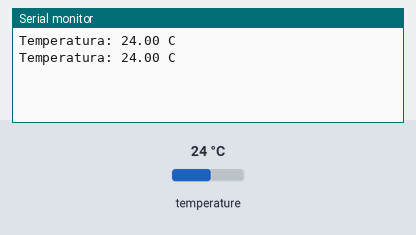
Bench run of a sketch on a simulated ESP32. On the bench: the last lines printed to the serial monitor. Inputs (shaded band) come from the test bench; at power-on: temperature 24 °C.

Above: at 3.3 s.
3.4 s: temperature set to 12 °C
At 5.1 s:
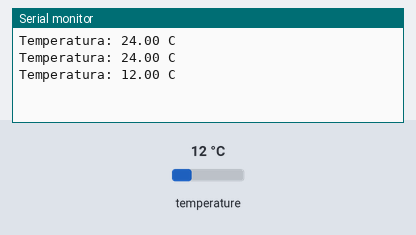
5.9 s: temperature set to 19 °C
At 7.5 s:
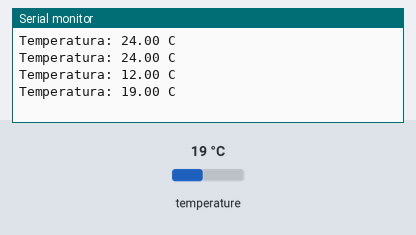
Timing chart, 0 to 9.0 s (numbered marks = the images above; inputs shaded):
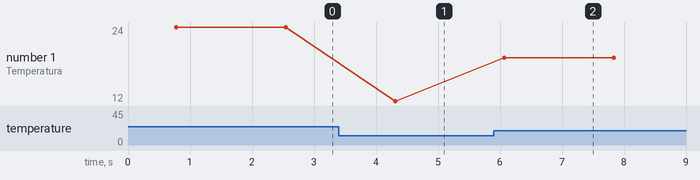

Measured:
- after the input at 3.4 s, the serial monitor: prints a new line after 0.91 s (image 1)
- after the input at 5.9 s, the serial monitor: prints a new line after 0.17 s (image 2)
- plotted number 1: 24 → 12 after the input at 3.4 s, 12 → 19 after the input at 5.9 s

The sketch:

Test_temp2.ino
```cpp
#include <DallasTemperature.h>
#include <OneWire.h>

OneWire onewire(25);
DallasTemperature tempSensor(&onewire);

float temp, suma, promTemp, tempCal;
float val[10];
float tempRef = 16.7;
float tempLec = 16.75;
float k = 1.36;
void setup() {
  Serial.begin(9600);
  tempSensor.begin();
}

void loop() {

    tempSensor.requestTemperatures();
    temp = tempSensor.getTempCByIndex(0);
    /*for(int i=0; i<10; i++){
      tempSensor.requestTemperatures();
      val[i] = tempSensor.getTempCByIndex(0);
      delay(10);
    }*/

    /*for(int i=0; i<9; i++){
      for(int j=i+1; j<10;j++){
         if(val[i]>val[j]){
              temp=val[i];
              val[i]=val[j];
              val[j]=temp;
         }
      }
    }*/

    /*suma = 0;
    for(int i=0; i<10; i++){
      suma+=val[i];
    }*/

    //promTemp=suma/10;
    //tempCal = temp - ((tempRef- tempLec)/k);
    Serial.print("Temperatura: ");
    Serial.print(temp);
    Serial.println(" C");
    delay(1000);

}
```
